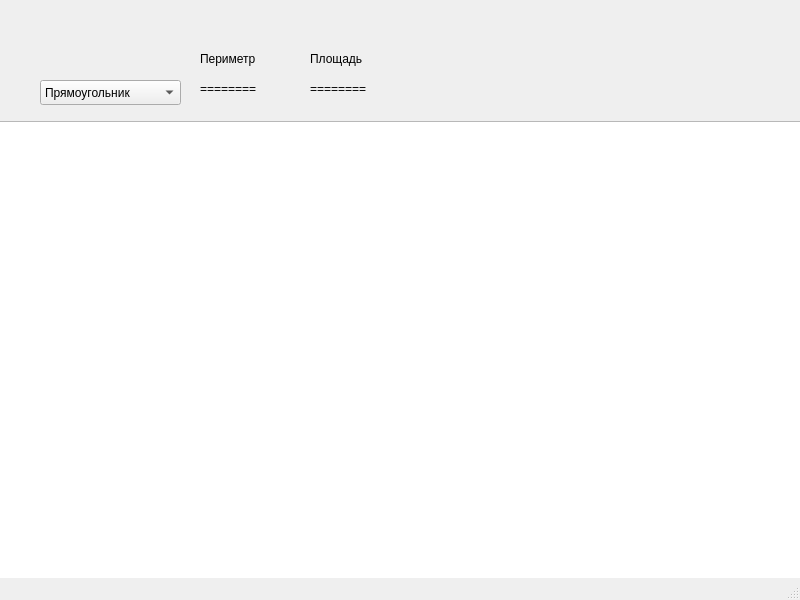
<?xml version="1.0" encoding="UTF-8"?>
<ui version="4.0">
 <class>MainWindow</class>
 <widget class="QMainWindow" name="MainWindow">
  <property name="geometry">
   <rect>
    <x>0</x>
    <y>0</y>
    <width>800</width>
    <height>600</height>
   </rect>
  </property>
  <property name="windowTitle">
   <string>MainWindow</string>
  </property>
  <widget class="QWidget" name="centralwidget">
   <widget class="QGraphicsView" name="graphicsView">
    <property name="geometry">
     <rect>
      <x>-15</x>
      <y>121</y>
      <width>841</width>
      <height>471</height>
     </rect>
    </property>
   </widget>
   <widget class="QComboBox" name="comboBox">
    <property name="geometry">
     <rect>
      <x>40</x>
      <y>80</y>
      <width>141</width>
      <height>25</height>
     </rect>
    </property>
    <item>
     <property name="text">
      <string>Прямоугольник</string>
     </property>
    </item>
    <item>
     <property name="text">
      <string>Ромб</string>
     </property>
    </item>
    <item>
     <property name="text">
      <string>Треугольник</string>
     </property>
    </item>
    <item>
     <property name="text">
      <string>Элипс</string>
     </property>
    </item>
    <item>
     <property name="text">
      <string>Квадрат</string>
     </property>
    </item>
    <item>
     <property name="text">
      <string>Круг</string>
     </property>
    </item>
    <item>
     <property name="text">
      <string>Шестиугольник</string>
     </property>
    </item>
    <item>
     <property name="text">
      <string>Звезда_5</string>
     </property>
    </item>
    <item>
     <property name="text">
      <string>Звезда_6</string>
     </property>
    </item>
    <item>
     <property name="text">
      <string>Звезда_8</string>
     </property>
    </item>
    <item>
     <property name="text">
      <string>удалить</string>
     </property>
    </item>
    <item>
     <property name="text">
      <string>искривить</string>
     </property>
    </item>
   </widget>
   <widget class="QLabel" name="label">
    <property name="geometry">
     <rect>
      <x>200</x>
      <y>50</y>
      <width>81</width>
      <height>17</height>
     </rect>
    </property>
    <property name="text">
     <string>Периметр</string>
    </property>
   </widget>
   <widget class="QLabel" name="label_2">
    <property name="geometry">
     <rect>
      <x>200</x>
      <y>80</y>
      <width>71</width>
      <height>17</height>
     </rect>
    </property>
    <property name="text">
     <string>========</string>
    </property>
   </widget>
   <widget class="QLabel" name="label_3">
    <property name="geometry">
     <rect>
      <x>310</x>
      <y>50</y>
      <width>67</width>
      <height>17</height>
     </rect>
    </property>
    <property name="text">
     <string>Площадь</string>
    </property>
   </widget>
   <widget class="QLabel" name="label_4">
    <property name="geometry">
     <rect>
      <x>310</x>
      <y>80</y>
      <width>71</width>
      <height>17</height>
     </rect>
    </property>
    <property name="text">
     <string>========</string>
    </property>
   </widget>
  </widget>
  <widget class="QMenuBar" name="menubar">
   <property name="geometry">
    <rect>
     <x>0</x>
     <y>0</y>
     <width>800</width>
     <height>22</height>
    </rect>
   </property>
  </widget>
  <widget class="QStatusBar" name="statusbar"/>
 </widget>
 <resources/>
 <connections/>
</ui>
